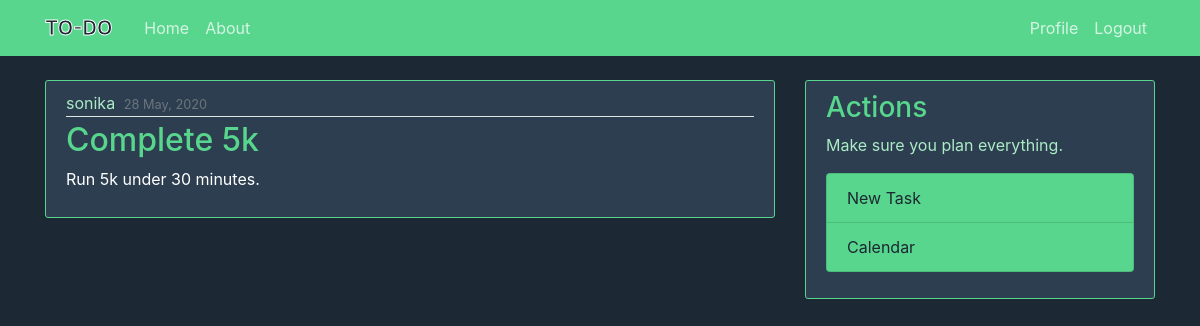
The app's page / (signed in) with its own data.
### blog/models.py (models this page shows, shortened)
class Post(models.Model):
    title = models.CharField(max_length = 100)
    content = models.TextField()
    date_on = models.DateField(default = timezone.now ) #Function is passed on as def value
    author = models.ForeignKey(User, on_delete = models.CASCADE)

### blog/views.py (the view)
# urls.py: path('',PostListView.as_view(), name='blog-home'), #  name is used later for href links
class PostListView(ListView):
    model = Post
    template_name = 'blog/home.html'
    context_object_name ='posts'
    ordering = ['date_on']

### blog/templates/blog/home.html
{% extends 'blog/base.html' %}
{%block content%}
    {% if user.is_authenticated %}
      {% for post in posts %}
        {% ifequal post.author request.user%}
          <article class="media content-section">
              <div class="media-body">
                <div class="article-metadata">
                  <a class="username" href="#">{{ post.author }}</a>
                  <small class="text-muted">{{ post.date_on|date:'d F, Y' }}</small>
                </div>
                <h2><a class="article-title" href="{%url 'post-detail' post.id%}">{{ post.title }}</a></h2>
                <p class="article-content">{{ post.content }}</p>
              </div>
            </article>
          {%endifequal%}
      {% endfor %}
    {%else%}
      <div class="logo1">
      <div class = "sid"><h1>MAKE A</h1></div>
      <div class = "rana"><h1>TO-DO</h1></div>
      <div class = "sid"><h1>LIST</h1></div>
      </div>
    {%endif%}
{%endblock content%}

### blog/static/blog/main.css (style rules this page uses)
body { background: #1c2833 ; color: #333333; margin-top: 5rem; }
h1, h2, h3, h4, h5, h6 { color: #444444; }
.content-section { color:white; background: #2c3e50 ; padding: 10px 20px; border: 1px solid #58d68d; border-radius: 3px; margin-bottom: 20px; }
.article-title { color:#58d68d; }
.article-content { white-space: pre-line; }
.article-metadata { padding-bottom: 1px; margin-bottom: 4px; border-bottom: 1px solid #e3e3e3 }
.username { color:#abebc6; margin-right:4px; }

### records on screen
Post: author "sonika", date_on "28 May, 2020", title "Complete 5k", content "Run 5k under 30 minutes."
